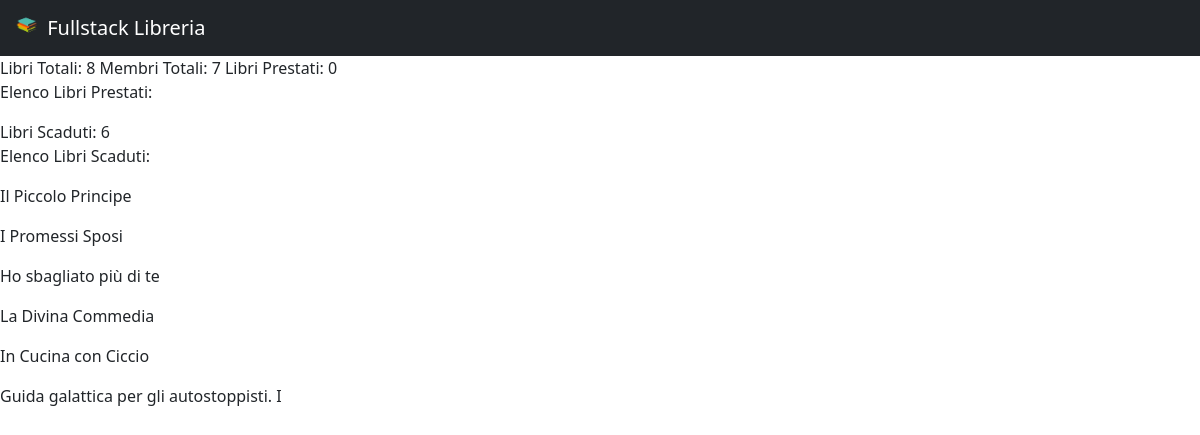
/libreria/stats_libreria, run on an earlier commit of the app's database.
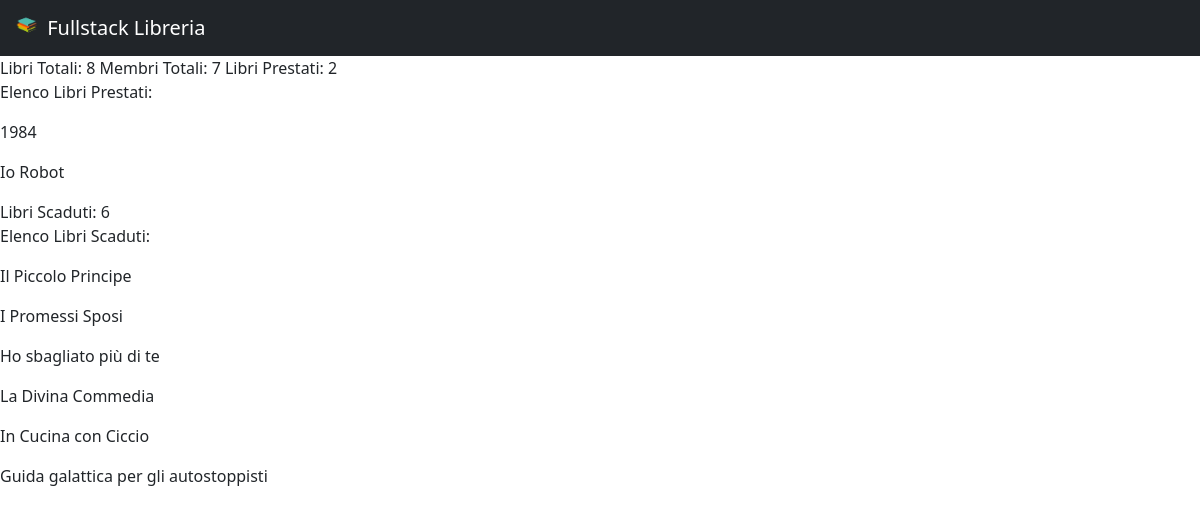
And on a later commit of the database.
### libreria/models.py (models this page shows, shortened)
class Libro(models.Model):
    book_id = models.CharField(max_length=13, validators=[MinLengthValidator(13)], primary_key=True)
    image = models.ImageField(upload_to='media/', blank=True, null=True, default="./static/libreria/libro.png")
    title = models.CharField(max_length=40)
    author = models.CharField(max_length=40)
    is_borrowed = models.BooleanField(default=False)
    is_expired = models.BooleanField(default=False)
    member = models.ForeignKey(Membro, on_delete=models.SET_NULL, null=True, blank=True, related_name='books')

### libreria/views.py (the view)
# urls.py: path('stats_libreria', views.statistiche_libreria, name='stats_library'),
def statistiche_libreria(request):
    members = list(Membro.objects.all())
    books = list(Libro.objects.all())
    n_members = len(members)
    n_books = len(books)
    books_borrowed = [libro for libro in books if libro.is_borrowed]
    n_books_borrowed = len(books_borrowed)
    books_expired = [libro for libro in books if libro.is_expired]
    n_books_expired = len(books_expired)
    context = {'membri':members, 'libri':books, 'n_membri':n_members, 'n_libri':n_books, 'libri_prestati':books_borrowed, 'n_libri_prestati':n_books_borrowed}
    context['libri_scaduti'] = books_expired
    context['n_libri_scaduti'] = n_books_expired
    return render(request, 'libreria/stats_libreria.html', context)

### libreria/templates/libreria/stats_libreria.html
{% extends 'libreria/common.html'%}
{% block content %}
Libri Totali: {{ n_libri }}
Membri Totali: {{ n_membri }}
Libri Prestati: {{ n_libri_prestati }}
<p>Elenco Libri Prestati:</p>
{% for prestati in libri_prestati %}
    <p> {{ prestati.title }} </p>
{% endfor %}
Libri Scaduti: {{ n_libri_scaduti }}
<p>Elenco Libri Scaduti:</p>
{% for scaduti in libri_scaduti %}
    <p> {{ scaduti.title }} </p>
{% endfor %}
{% endblock %}

What changed in the data, as far as the page shows it:
now on this page (row edited): Libro: title "1984"
now on this page (row edited): Libro: title "Io Robot"
changed Libro: title "Guida galattica per gli autostoppisti. I" → "Guida galattica per gli autostoppisti"
Also different on the page:
{{ n_libri_prestati }}: "0" → "2"
